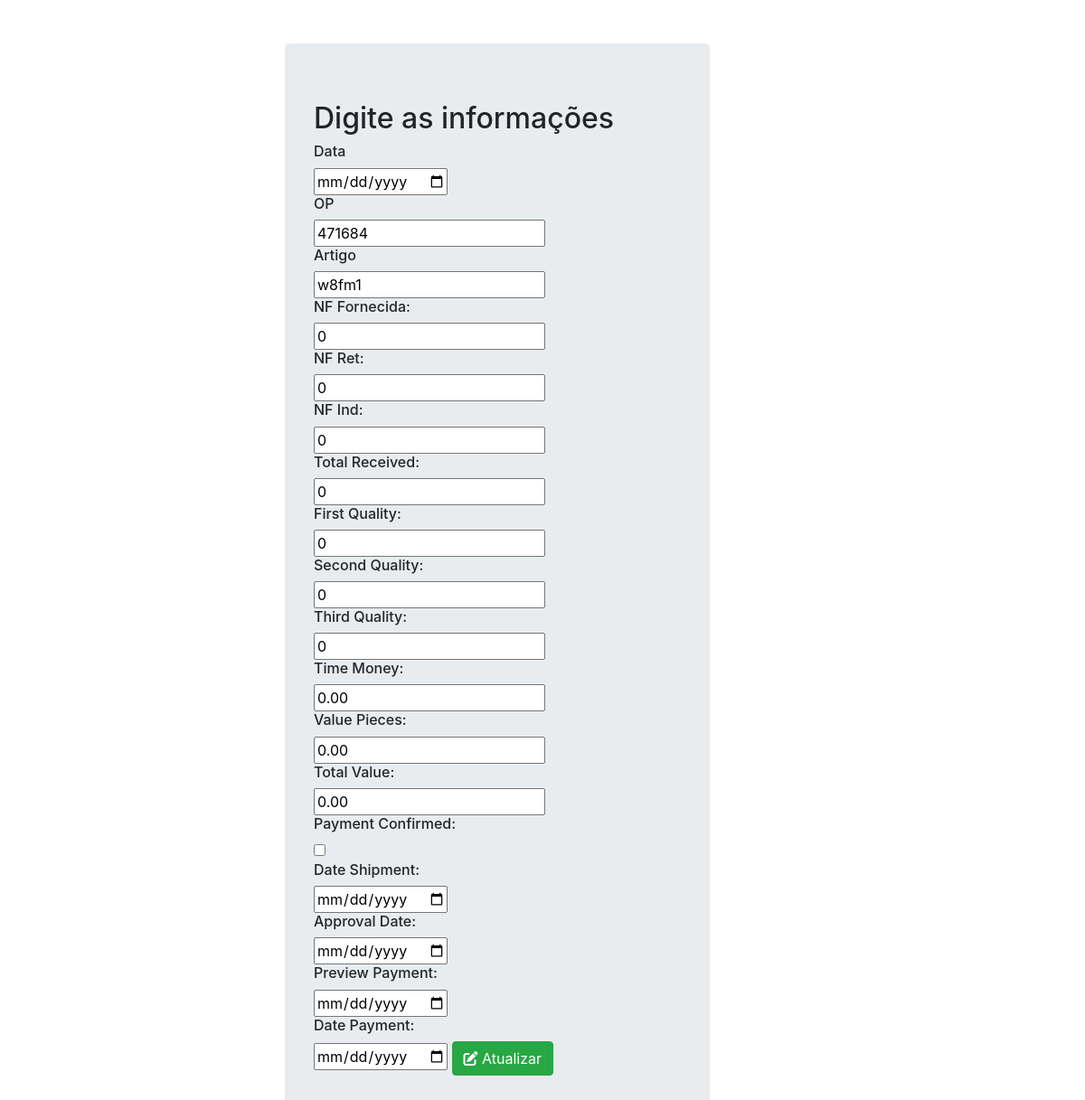
/inicio/editar/8, run on the app's committed database.
### core/models.py (models this page shows)
class Pessoa(models.Model):
    op = models.IntegerField(null=True)
    article = models.CharField(max_length=50, default="")
    data = models.DateField(default=date.today)
    nf_fornecida = models.IntegerField(default=0)
    nf_ret = models.IntegerField(default=0)
    nf_ind = models.IntegerField(default=0)
    total_received = models.IntegerField(default=0)
    first_quality = models.IntegerField(default=0)
    second_quality = models.IntegerField(default=0)
    third_quality = models.IntegerField(default=0)
    timemoney = models.DecimalField(max_digits=10, decimal_places=2, default=0)
    value_pieces = models.DecimalField(max_digits=10, decimal_places=2, default=0)
    total_value = models.DecimalField(max_digits=10, decimal_places=2, default=0)
    payment_confirmed = models.BooleanField(default=False)
    date_shipment = models.DateField(default=date.today)
    approval_date = models.DateField(default=date.today)
    preview_payment = models.DateField(default=date.today)
    date_payment = models.DateField(default=date.today)

### core/views.py (the view)
# urls.py: path('editar/<int:id>', editar, name='editar'),
def editar(request, id):
    pessoa = Pessoa.objects.get(id=id)
    return render(request, 'update.html', {"pessoa": pessoa})

### core/templates/update.html (shortened to what this page needs)
<!DOCTYPE html>
<html lang="en">
  <head>
    {% load static %}
    <link rel="stylesheet" href="{% static 'css/style.css' %}">
    <link rel="stylesheet" href="https://cdn.jsdelivr.net/npm/bootstrap@4.6.2/dist/css/bootstrap.min.css">
    <link rel="stylesheet" href="https://cdnjs.cloudflare.com/ajax/libs/font-awesome/6.2.1/css/all.min.css" />
  </head>
  <body>
    <div class="conteiner">
      <div class="col-md-5 offset-md-3 mt-5">
        <div class="jumbotron">
          <h2>Digite as informações</h2>
          <form action="{% url 'update' pessoa.id %}" method="POST">
            <h6>Data</h6>
               <input type="date" name="data" id="" placeholder="DATA" required value="{{pessoa.data}}">
               <h6>OP</h6>
               <input type="number" name="op" id="" required placeholder="OP" required value="{{pessoa.op}}"/>
               <h6>Artigo</h6>
               <input type="text" name="article" id="article" required placeholder="ARTIGO" required value="{{pessoa.article}}">
               <h6>NF Fornecida:</h6>
               <input type="number" name="nf_fornecida" required value="{{pessoa.nf_fornecida}}">
               <h6>NF Ret:</h6>
               <input type="number" name="nf_ret" required value="{{pessoa.nf_ret}}">
               <h6>NF Ind:</h6>
               <input type="number" name="nf_ind" required value="{{pessoa.nf_ind}}">
               <h6>Total Received:</h6>
               <input type="number" name="total_received" required value="{{pessoa.total_received}}">
               <h6>First Quality:</h6>
               <input type="number" name="first_quality" required value="{{pessoa.first_quality}}">
               <h6>Second Quality:</h6>
               <input type="number" name="second_quality" required value="{{pessoa.second_quality}}">
               <h6>Third Quality:</h6>
               <input type="number" name="third_quality" required value="{{pessoa.third_quality}}">
               <h6>Time Money:</h6>
               <input type="number" name="timemoney" step="0.01" required value="{{pessoa.timemoney}}">
               <h6>Value Pieces:</h6>
               <input type="number" name="value_pieces" step="0.01" required value="{{pessoa.value_pieces}}">
               <h6>Total Value:</h6>
               <input type="number" name="total_value" step="0.01" required value="{{pessoa.total_value}}">
               <h6>Payment Confirmed:</h6>
               <input type="checkbox" name="payment_confirmed" value="{{pessoa.payment_confirmed}}">
               <h6>Date Shipment:</h6>
               <input type="date" name="date_shipment" required value="{{pessoa.date_shipment}}">
               <h6>Approval Date:</h6>
               <input type="date" name="approval_date" required value="{{pessoa.approval_date}}">
               <h6>Preview Payment:</h6>
               <input type="date" name="preview_payment" required value="{{pessoa.preview_payment}}">
               <h6>Date Payment:</h6>
               <input type="date" name="date_payment" required value="{{pessoa.date_payment}}">
               <button type="submit" class="btn btn-success"> <i class="fa-solid fa-pen-to-square"></i> Atualizar</button>
          </form>
        </div>
      </div>
    </div>
  </body>
</html>

### data on the page
Pessoa: op "471684", article "w8fm1", nf_fornecida "0", nf_ret "0", nf_ind "0", total_received "0", first_quality "0", second_quality "0", third_quality "0", timemoney "0.00", value_pieces "0.00", total_value "0.00"
